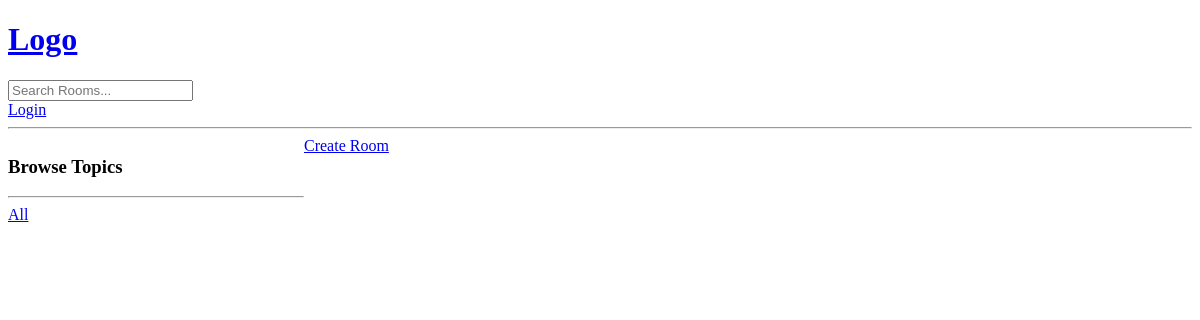
The app's page /?q=Django, older data.
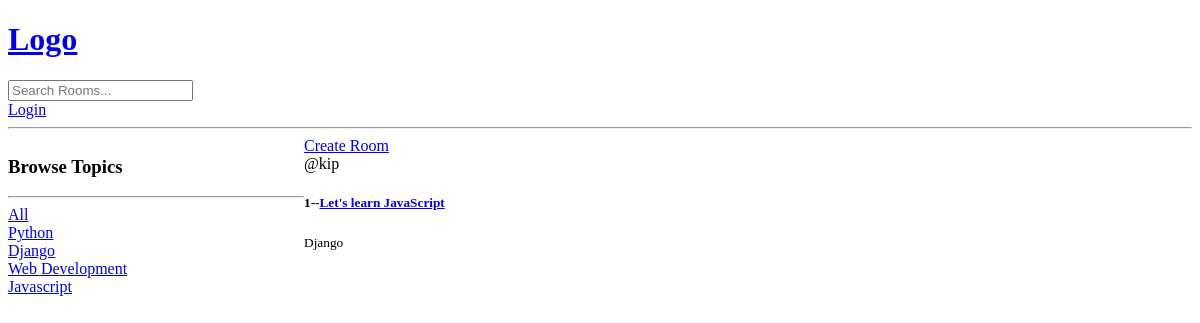
The same page, newer data.
### base/models.py (models this page shows, shortened)
class Topic(models.Model):
    name=models.CharField(max_length=200)

class Room(models.Model):
    host=models.ForeignKey(User,on_delete=models.SET_NULL,null=True)
    topic=models.ForeignKey(Topic,on_delete=models.SET_NULL,null=True)
    name=models.CharField(max_length=200)
    description=models.TextField(null=True, blank=True)
    updated=models.DateTimeField(auto_now=True)
    created=models.DateTimeField(auto_now_add=True)
    class Meta:
        ordering=['-updated','-created']

### base/views.py (the view)
# urls.py: path('',views.home,name="home"),
def home(request):
    q=request.GET.get('q')  if request.GET.get('q') != None else ''
    rooms = Room.objects.filter(
        Q(topic__name__icontains=q)|
        Q(name__icontains=q)|
        Q(description__icontains=q)
        )
    topics=Topic.objects.all()
    context={'rooms':rooms,'topics':topics}
    return render(request,'base/home.html',context)

### base/templates/base/home.html (shortened to what this page needs)
{% extends 'main.html'%}
{% block content %}
<div class="home-container">
    <div>
        <h3>Browse Topics</h3>
        <hr>
        <div>
            <a href="{% url 'home' %}">All</a>
         </div>
        {%for topic in topics%}
        <div>
           <a href="{% url 'home' %}?q={{topic.name}}">{{topic.name}}</a>
        </div>
        {%endfor%}
    </div>
    <div>
        <a href="{% url 'create-room' %}">Create Room</a>
        <div>
           {% for room in rooms%}
           <div>
            <span>@{{room.host.username}}</span>
            <h5>{{room.id}}--<a href="{%url 'room' room.id%}">{{room.name}}</a></h5>
            <small>{{room.topic.name}}</small>
           </div>
           {% endfor %}
        </div>
    </div>
</div>
{% endblock %}

Row changes from the older to the newer data that the page shows:
added Topic: name "Python"
added Topic: name "Django"
added Topic: name "Web Development"
added Topic: name "Javascript"
now on this page (row edited): Room: host.username "kip", id "1", name "Let's learn JavaScript", topic.name "Django"
